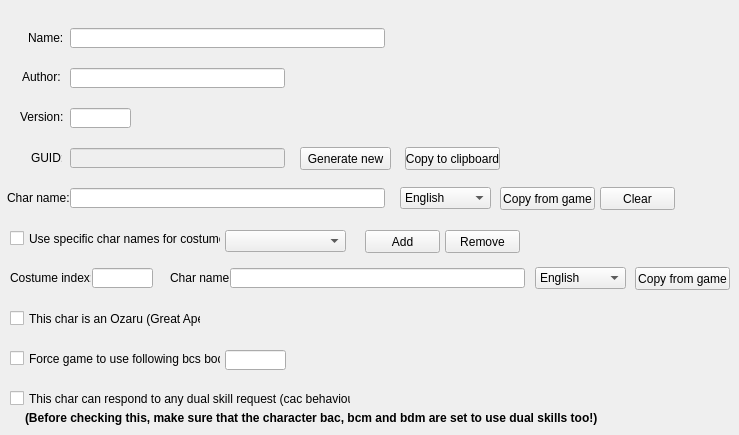
    <widget class="QWidget" name="modInfoTab">
     <property name="autoFillBackground">
      <bool>true</bool>
     </property>
     <attribute name="title">
      <string>Mod info</string>
     </attribute>
     <widget class="QLabel" name="label">
      <property name="geometry">
       <rect>
        <x>28</x>
        <y>30</y>
        <width>51</width>
        <height>16</height>
       </rect>
      </property>
      <property name="text">
       <string>Name:</string>
      </property>
     </widget>
     <widget class="QLabel" name="label_2">
      <property name="geometry">
       <rect>
        <x>20</x>
        <y>110</y>
        <width>47</width>
        <height>13</height>
       </rect>
      </property>
      <property name="text">
       <string>Version:</string>
      </property>
     </widget>
     <widget class="QLineEdit" name="modNameEdit">
      <property name="geometry">
       <rect>
        <x>70</x>
        <y>28</y>
        <width>315</width>
        <height>20</height>
       </rect>
      </property>
     </widget>
     <widget class="QLineEdit" name="modVersionEdit">
      <property name="geometry">
       <rect>
        <x>70</x>
        <y>108</y>
        <width>61</width>
        <height>20</height>
       </rect>
      </property>
     </widget>
     <widget class="QLabel" name="label_3">
      <property name="geometry">
       <rect>
        <x>22</x>
        <y>70</y>
        <width>47</width>
        <height>13</height>
       </rect>
      </property>
      <property name="text">
       <string>Author:</string>
      </property>
     </widget>
     <widget class="QLineEdit" name="modAuthorEdit">
      <property name="geometry">
       <rect>
        <x>70</x>
        <y>68</y>
        <width>215</width>
        <height>20</height>
       </rect>
      </property>
     </widget>
     <widget class="QLabel" name="label_4">
      <property name="geometry">
       <rect>
        <x>31</x>
        <y>150</y>
        <width>31</width>
        <height>16</height>
       </rect>
      </property>
      <property name="text">
       <string>GUID:</string>
      </property>
     </widget>
     <widget class="QLineEdit" name="modGuidEdit">
      <property name="enabled">
       <bool>false</bool>
      </property>
      <property name="geometry">
       <rect>
        <x>70</x>
        <y>148</y>
        <width>215</width>
        <height>20</height>
       </rect>
      </property>
     </widget>
     <widget class="QLabel" name="label_5">
      <property name="geometry">
       <rect>
        <x>7</x>
        <y>190</y>
        <width>101</width>
        <height>16</height>
       </rect>
      </property>
      <property name="text">
       <string>Char name:</string>
      </property>
     </widget>
     <widget class="QLineEdit" name="charaNameEdit">
      <property name="geometry">
       <rect>
        <x>70</x>
        <y>188</y>
        <width>315</width>
        <height>20</height>
       </rect>
      </property>
     </widget>
     <widget class="QComboBox" name="charaNameLangComboBox">
      <property name="geometry">
       <rect>
        <x>400</x>
        <y>187</y>
        <width>91</width>
        <height>22</height>
       </rect>
      </property>
      <item>
       <property name="text">
        <string>English</string>
       </property>
      </item>
      <item>
       <property name="text">
        <string>Spanish (es)</string>
       </property>
      </item>
      <item>
       <property name="text">
        <string>Spanish (ca)</string>
       </property>
      </item>
      <item>
       <property name="text">
        <string>French</string>
       </property>
      </item>
      <item>
       <property name="text">
        <string>German</string>
       </property>
      </item>
      <item>
       <property name="text">
        <string>Italian</string>
       </property>
      </item>
      <item>
       <property name="text">
        <string>Portuguese</string>
       </property>
      </item>
      <item>
       <property name="text">
        <string>Polish</string>
       </property>
      </item>
      <item>
       <property name="text">
        <string>Russian</string>
       </property>
      </item>
      <item>
       <property name="text">
        <string>Chinese (tw)</string>
       </property>
      </item>
      <item>
       <property name="text">
        <string>Chinese (zh)</string>
       </property>
      </item>
      <item>
       <property name="text">
        <string>Korean</string>
       </property>
      </item>
     </widget>
     <widget class="QPushButton" name="guidButton">
      <property name="geometry">
       <rect>
        <x>300</x>
        <y>147</y>
        <width>91</width>
        <height>23</height>
       </rect>
      </property>
      <property name="text">
       <string>Generate new</string>
      </property>
     </widget>
     <widget class="QPushButton" name="charNameCopyButton">
      <property name="geometry">
       <rect>
        <x>500</x>
        <y>187</y>
        <width>95</width>
        <height>23</height>
       </rect>
      </property>
      <property name="text">
       <string>Copy from game</string>
      </property>
     </widget>
     <widget class="QCheckBox" name="ozaruCheck">
      <property name="geometry">
       <rect>
        <x>10</x>
        <y>310</y>
        <width>191</width>
        <height>17</height>
       </rect>
      </property>
      <property name="text">
       <string>This char is an Ozaru (Great Ape)</string>
      </property>
     </widget>
     <widget class="QCheckBox" name="multNamesCheck">
      <property name="geometry">
       <rect>
        <x>10</x>
        <y>230</y>
        <width>211</width>
        <height>17</height>
       </rect>
      </property>
      <property name="text">
       <string>Use specific char names for costumes</string>
      </property>
     </widget>
     <widget class="QComboBox" name="multNamesComboBox">
      <property name="geometry">
       <rect>
        <x>225</x>
        <y>230</y>
        <width>121</width>
        <height>22</height>
       </rect>
      </property>
     </widget>
     <widget class="QPushButton" name="multNamesAddButton">
      <property name="geometry">
       <rect>
        <x>365</x>
        <y>230</y>
        <width>75</width>
        <height>23</height>
       </rect>
      </property>
      <property name="text">
       <string>Add</string>
      </property>
     </widget>
     <widget class="QPushButton" name="multNamesRemoveButton">
      <property name="geometry">
       <rect>
        <x>445</x>
        <y>230</y>
        <width>75</width>
        <height>23</height>
       </rect>
      </property>
      <property name="text">
       <string>Remove</string>
      </property>
     </widget>
     <widget class="QLabel" name="label_124">
      <property name="geometry">
       <rect>
        <x>10</x>
        <y>270</y>
        <width>81</width>
        <height>16</height>
       </rect>
      </property>
      <property name="text">
       <string>Costume index:</string>
      </property>
     </widget>
     <widget class="QLineEdit" name="multNamesCostEdit">
      <property name="geometry">
       <rect>
        <x>92</x>
        <y>268</y>
        <width>61</width>
        <height>20</height>
       </rect>
      </property>
     </widget>
     <widget class="QLabel" name="label_125">
      <property name="geometry">
       <rect>
        <x>170</x>
        <y>270</y>
        <width>61</width>
        <height>16</height>
       </rect>
      </property>
      <property name="text">
       <string>Char name:</string>
      </property>
     </widget>
     <widget class="QLineEdit" name="multNamesEdit">
      <property name="geometry">
       <rect>
        <x>230</x>
        <y>268</y>
        <width>295</width>
        <height>20</height>
       </rect>
      </property>
     </widget>
     <widget class="QPushButton" name="multNamesCopyButton">
      <property name="geometry">
       <rect>
        <x>635</x>
        <y>267</y>
        <width>95</width>
        <height>23</height>
       </rect>
      </property>
      <property name="text">
       <string>Copy from game</string>
      </property>
     </widget>
     <widget class="QComboBox" name="multNamesLangComboBox">
      <property name="geometry">
       <rect>
        <x>535</x>
        <y>267</y>
        <width>91</width>
        <height>22</height>
       </rect>
      </property>
      <item>
       <property name="text">
        <string>English</string>
       </property>
      </item>
      <item>
       <property name="text">
        <string>Spanish (es)</string>
       </property>
      </item>
      <item>
       <property name="text">
        <string>Spanish (ca)</string>
       </property>
      </item>
      <item>
       <property name="text">
        <string>French</string>
       </property>
      </item>
      <item>
       <property name="text">
        <string>German</string>
       </property>
      </item>
      <item>
       <property name="text">
        <string>Italian</string>
       </property>
      </item>
      <item>
       <property name="text">
        <string>Portuguese</string>
       </property>
      </item>
      <item>
       <property name="text">
        <string>Polish</string>
       </property>
      </item>
      <item>
       <property name="text">
        <string>Russian</string>
       </property>
      </item>
      <item>
       <property name="text">
        <string>Chinese (tw)</string>
       </property>
      </item>
      <item>
       <property name="text">
        <string>Chinese (zh)</string>
       </property>
      </item>
      <item>
       <property name="text">
        <string>Korean</string>
       </property>
      </item>
     </widget>
     <widget class="QCheckBox" name="bodyShapeCheck">
      <property name="geometry">
       <rect>
        <x>10</x>
        <y>350</y>
        <width>211</width>
        <height>17</height>
       </rect>
      </property>
      <property name="text">
       <string>Force game to use following bcs body:</string>
      </property>
     </widget>
     <widget class="QLineEdit" name="bodyShapeEdit">
      <property name="geometry">
       <rect>
        <x>225</x>
        <y>350</y>
        <width>61</width>
        <height>20</height>
       </rect>
      </property>
     </widget>
     <widget class="QToolButton" name="charNameClearButon">
      <property name="geometry">
       <rect>
        <x>600</x>
        <y>187</y>
        <width>75</width>
        <height>23</height>
       </rect>
      </property>
      <property name="text">
       <string>Clear</string>
      </property>
      <property name="popupMode">
       <enum>QToolButton::InstantPopup</enum>
      </property>
      <property name="toolButtonStyle">
       <enum>Qt::ToolButtonTextOnly</enum>
      </property>
     </widget>
     <widget class="QCheckBox" name="canUseAnyDualSkillCheck">
      <property name="geometry">
       <rect>
        <x>10</x>
        <y>390</y>
        <width>341</width>
        <height>17</height>
       </rect>
      </property>
      <property name="text">
       <string>This char can respond to any dual skill request (cac behaviour)</string>
      </property>
     </widget>
     <widget class="QLabel" name="label_161">
      <property name="geometry">
       <rect>
        <x>25</x>
        <y>410</y>
        <width>591</width>
        <height>16</height>
       </rect>
      </property>
      <property name="text">
       <string>&lt;html&gt;&lt;head/&gt;&lt;body&gt;&lt;p&gt;&lt;span style=&quot; font-weight:600;&quot;&gt;(Before checking this, make sure that the character bac, bcm and bdm are set to use dual skills too!)&lt;/span&gt;&lt;/p&gt;&lt;/body&gt;&lt;/html&gt;</string>
      </property>
     </widget>
     <widget class="QPushButton" name="guidCopyButton">
      <property name="geometry">
       <rect>
        <x>405</x>
        <y>147</y>
        <width>95</width>
        <height>23</height>
       </rect>
      </property>
      <property name="text">
       <string>Copy to clipboard</string>
      </property>
     </widget>
    </widget>
